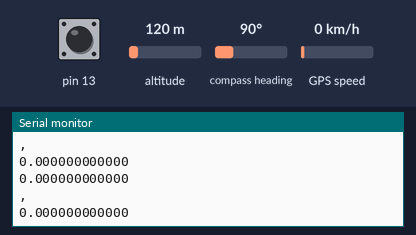
Simulated run of this sketch. Board: Arduino Uno, built with avr-gcc and run on an emulated ATmega328P. On the bench: the last lines printed to the serial monitor. Inputs (shaded band) come from the test bench; at power-on: pin 13 HIGH, altitude 120 m, compass heading 90°, GPS speed 0 km/h. The GPS gets a fix after 3 s at 37.7749, -122.4194 with 8 satellites; the modem accepts every AT command (registered, SIM ready, sends succeed) and sends nothing else.

Above: at 2.2 s.
2.3 s: pin 13 pulled LOW for 0.6 s
At 3.4 s:
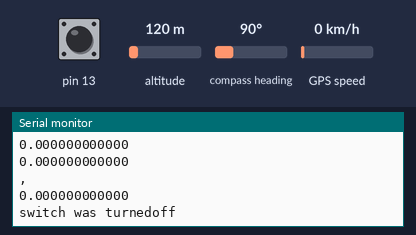
At 5.1 s:
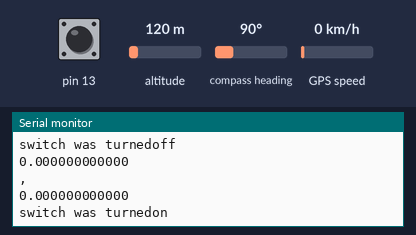
Timing chart, 0 to 6.6 s (numbered marks = the images above; inputs shaded):
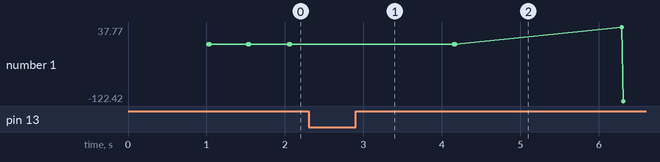

Measured:
- after the input at 2.3 s, the serial monitor: prints a new line after 0.25 s (image 1)

The sketch:

Women_s_Safety_Device_Code.ino
```cpp
#include <SoftwareSerial.h>
#include <TinyGPS.h>
TinyGPS gps;
SoftwareSerial ss(4, 3);
SoftwareSerial GPRS(7,8);
boolean state,lastState;

void setup()
{
  pinMode(13,INPUT_PULLUP);
  state=digitalRead(13);
  lastState=state;
  GPRS.begin(9600);
  ss.begin(9600);
  Serial.begin(9600);
  delay(1000);
}

void loop()
{
  bool newData = false;
  unsigned long chars;
  float flat, flon;
  unsigned long age;
  {
    while (ss.available())
    {
      char c = ss.read();
      if (gps.encode(c))
      newData = true;
    }
  }
  if (newData)
  {
    gps.f_get_position(&flat, &flon, &age);
    flat == TinyGPS::GPS_INVALID_F_ANGLE ? 0.0 : flat, 12;
    flon == TinyGPS::GPS_INVALID_F_ANGLE ? 0.0 : flon, 12;

  }
  while(GPRS.available())
  {
    Serial.write(GPRS.read());
  }
  lastState=state;
  state=digitalRead(13);
  if(state !=lastState)
 {
    Serial.print("switch was turned");
    Serial.println(state?"on":"off");
    GPRS.println("AT+CMGF=1");
    delay(500);
    GPRS.println("AT+CMGS=\"**********\""); //remove * and type your phone number
    delay(500);
    GPRS.print("I am in TROUBLE...");
    GPRS.println();
    GPRS.print("lat:");
    GPRS.print(flat,12);
    GPRS.println();
    GPRS.print("lon:");
    GPRS.print(flon,12);
    GPRS.write(0x1a);
    delay(500);
 }
 Serial.println(flat,12);
 Serial.println(",");
 Serial.println(flon,12);
 delay(500);
}
```
